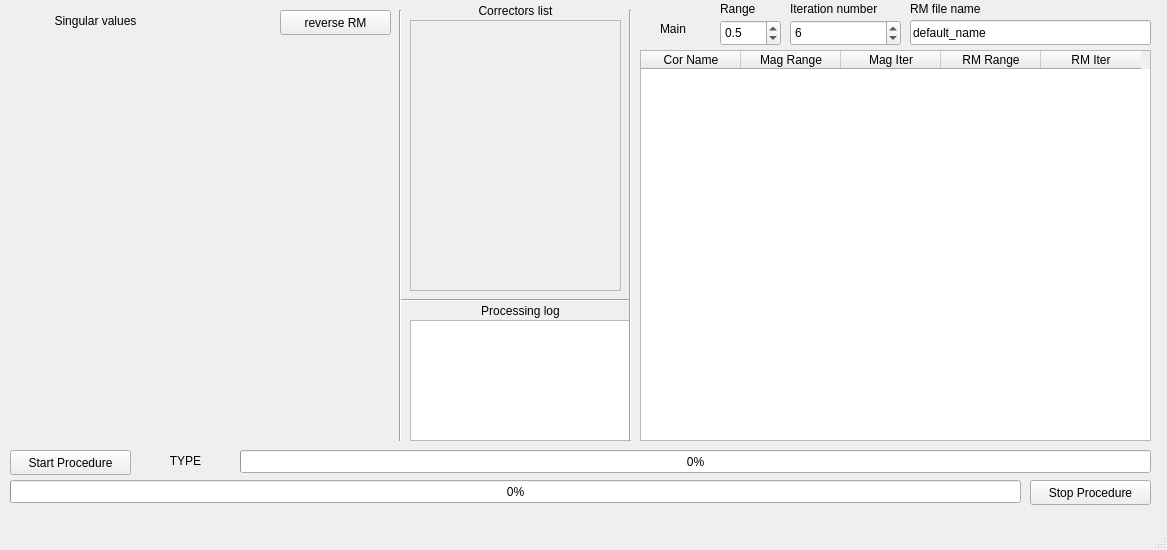
<?xml version="1.0" encoding="UTF-8"?>
<ui version="4.0">
 <class>MainWindow</class>
 <widget class="QMainWindow" name="MainWindow">
  <property name="geometry">
   <rect>
    <x>0</x>
    <y>0</y>
    <width>1167</width>
    <height>550</height>
   </rect>
  </property>
  <property name="windowTitle">
   <string>MainWindow</string>
  </property>
  <widget class="QWidget" name="centralwidget">
   <widget class="QProgressBar" name="prg_bar">
    <property name="geometry">
     <rect>
      <x>10</x>
      <y>480</y>
      <width>1011</width>
      <height>23</height>
     </rect>
    </property>
    <property name="value">
     <number>0</number>
    </property>
   </widget>
   <widget class="QLabel" name="label_2">
    <property name="geometry">
     <rect>
      <x>720</x>
      <y>0</y>
      <width>51</width>
      <height>17</height>
     </rect>
    </property>
    <property name="text">
     <string>Range</string>
    </property>
   </widget>
   <widget class="QLabel" name="label_3">
    <property name="geometry">
     <rect>
      <x>790</x>
      <y>0</y>
      <width>111</width>
      <height>17</height>
     </rect>
    </property>
    <property name="text">
     <string>Iteration number</string>
    </property>
   </widget>
   <widget class="QLabel" name="label_4">
    <property name="geometry">
     <rect>
      <x>660</x>
      <y>20</y>
      <width>41</width>
      <height>17</height>
     </rect>
    </property>
    <property name="text">
     <string>Main</string>
    </property>
   </widget>
   <widget class="QSpinBox" name="mag_iter_main">
    <property name="geometry">
     <rect>
      <x>790</x>
      <y>20</y>
      <width>111</width>
      <height>26</height>
     </rect>
    </property>
    <property name="maximum">
     <number>10</number>
    </property>
    <property name="singleStep">
     <number>1</number>
    </property>
    <property name="value">
     <number>6</number>
    </property>
   </widget>
   <widget class="QFrame" name="frame">
    <property name="geometry">
     <rect>
      <x>410</x>
      <y>20</y>
      <width>211</width>
      <height>271</height>
     </rect>
    </property>
    <property name="frameShape">
     <enum>QFrame::StyledPanel</enum>
    </property>
    <property name="frameShadow">
     <enum>QFrame::Raised</enum>
    </property>
   </widget>
   <widget class="QLabel" name="label_11">
    <property name="geometry">
     <rect>
      <x>410</x>
      <y>0</y>
      <width>211</width>
      <height>21</height>
     </rect>
    </property>
    <property name="text">
     <string>Correctors list</string>
    </property>
    <property name="alignment">
     <set>Qt::AlignCenter</set>
    </property>
   </widget>
   <widget class="QPushButton" name="btn_start_proc">
    <property name="geometry">
     <rect>
      <x>10</x>
      <y>450</y>
      <width>121</width>
      <height>25</height>
     </rect>
    </property>
    <property name="text">
     <string>Start Procedure</string>
    </property>
   </widget>
   <widget class="QPushButton" name="btn_stop_proc">
    <property name="geometry">
     <rect>
      <x>1030</x>
      <y>480</y>
      <width>121</width>
      <height>25</height>
     </rect>
    </property>
    <property name="text">
     <string>Stop Procedure</string>
    </property>
   </widget>
   <widget class="QTextEdit" name="log_msg">
    <property name="geometry">
     <rect>
      <x>410</x>
      <y>320</y>
      <width>221</width>
      <height>121</height>
     </rect>
    </property>
   </widget>
   <widget class="Line" name="line_2">
    <property name="geometry">
     <rect>
      <x>400</x>
      <y>290</y>
      <width>231</width>
      <height>20</height>
     </rect>
    </property>
    <property name="orientation">
     <enum>Qt::Horizontal</enum>
    </property>
   </widget>
   <widget class="QLabel" name="label_12">
    <property name="geometry">
     <rect>
      <x>440</x>
      <y>300</y>
      <width>161</width>
      <height>21</height>
     </rect>
    </property>
    <property name="text">
     <string>Processing log</string>
    </property>
    <property name="alignment">
     <set>Qt::AlignCenter</set>
    </property>
   </widget>
   <widget class="QLabel" name="label_13">
    <property name="geometry">
     <rect>
      <x>910</x>
      <y>0</y>
      <width>111</width>
      <height>17</height>
     </rect>
    </property>
    <property name="text">
     <string>RM file name</string>
    </property>
   </widget>
   <widget class="QLineEdit" name="rm_name">
    <property name="geometry">
     <rect>
      <x>910</x>
      <y>20</y>
      <width>241</width>
      <height>25</height>
     </rect>
    </property>
    <property name="text">
     <string>default_name</string>
    </property>
   </widget>
   <widget class="QDoubleSpinBox" name="mag_range_main">
    <property name="geometry">
     <rect>
      <x>720</x>
      <y>20</y>
      <width>61</width>
      <height>26</height>
     </rect>
    </property>
    <property name="decimals">
     <number>1</number>
    </property>
    <property name="maximum">
     <double>10.000000000000000</double>
    </property>
    <property name="singleStep">
     <double>0.100000000000000</double>
    </property>
    <property name="value">
     <double>0.500000000000000</double>
    </property>
   </widget>
   <widget class="QLabel" name="label_14">
    <property name="geometry">
     <rect>
      <x>10</x>
      <y>10</y>
      <width>171</width>
      <height>21</height>
     </rect>
    </property>
    <property name="text">
     <string>Singular values</string>
    </property>
    <property name="alignment">
     <set>Qt::AlignCenter</set>
    </property>
   </widget>
   <widget class="QWidget" name="sv_plot" native="true">
    <property name="geometry">
     <rect>
      <x>10</x>
      <y>40</y>
      <width>381</width>
      <height>401</height>
     </rect>
    </property>
   </widget>
   <widget class="QTableWidget" name="cor_set_table">
    <property name="geometry">
     <rect>
      <x>640</x>
      <y>50</y>
      <width>511</width>
      <height>391</height>
     </rect>
    </property>
    <column>
     <property name="text">
      <string>Cor Name</string>
     </property>
    </column>
    <column>
     <property name="text">
      <string>Mag Range</string>
     </property>
    </column>
    <column>
     <property name="text">
      <string>Mag Iter</string>
     </property>
    </column>
    <column>
     <property name="text">
      <string>RM Range</string>
     </property>
    </column>
    <column>
     <property name="text">
      <string>RM Iter</string>
     </property>
    </column>
   </widget>
   <widget class="QProgressBar" name="elem_prg_bar">
    <property name="geometry">
     <rect>
      <x>240</x>
      <y>450</y>
      <width>911</width>
      <height>23</height>
     </rect>
    </property>
    <property name="value">
     <number>0</number>
    </property>
   </widget>
   <widget class="QLabel" name="lbl_elem">
    <property name="geometry">
     <rect>
      <x>140</x>
      <y>450</y>
      <width>91</width>
      <height>21</height>
     </rect>
    </property>
    <property name="text">
     <string>TYPE</string>
    </property>
    <property name="alignment">
     <set>Qt::AlignCenter</set>
    </property>
   </widget>
   <widget class="Line" name="line">
    <property name="geometry">
     <rect>
      <x>390</x>
      <y>10</y>
      <width>20</width>
      <height>431</height>
     </rect>
    </property>
    <property name="orientation">
     <enum>Qt::Vertical</enum>
    </property>
   </widget>
   <widget class="QPushButton" name="btn_reverse_rm">
    <property name="geometry">
     <rect>
      <x>280</x>
      <y>10</y>
      <width>111</width>
      <height>25</height>
     </rect>
    </property>
    <property name="text">
     <string>reverse RM</string>
    </property>
   </widget>
   <widget class="Line" name="line_3">
    <property name="geometry">
     <rect>
      <x>620</x>
      <y>10</y>
      <width>20</width>
      <height>431</height>
     </rect>
    </property>
    <property name="orientation">
     <enum>Qt::Vertical</enum>
    </property>
   </widget>
  </widget>
  <widget class="QMenuBar" name="menubar">
   <property name="geometry">
    <rect>
     <x>0</x>
     <y>0</y>
     <width>1167</width>
     <height>22</height>
    </rect>
   </property>
  </widget>
  <widget class="QStatusBar" name="statusbar"/>
 </widget>
 <resources/>
 <connections/>
</ui>
